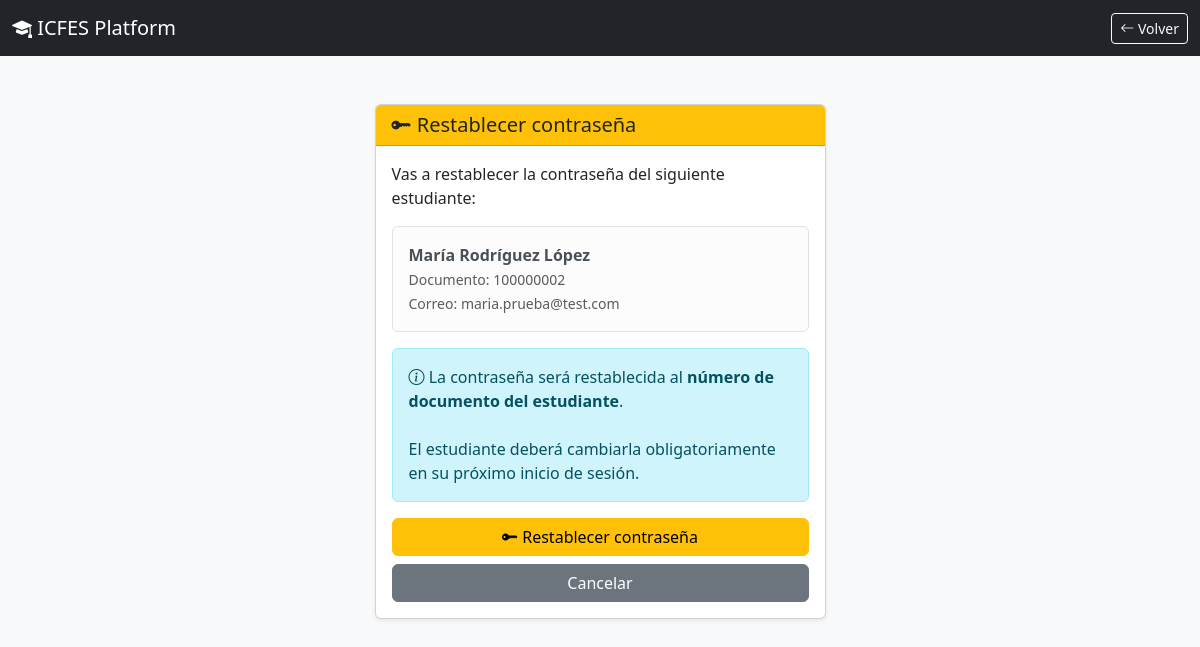
Screenshot of /admin/estudiantes/restablecer_password.php?id=4 (signed in) with the database file from the repository.
### tables this page shows
CREATE TABLE `usuarios` (
  `id_usuario` int(11) NOT NULL,
  `nombres` varchar(100) NOT NULL,
  `apellidos` varchar(100) NOT NULL,
  `correo` varchar(120) NOT NULL,
  `password` varchar(255) NOT NULL,
  `grado` enum('9','10','11') NOT NULL,
  `id_curso` int(11) DEFAULT NULL,
  `avatar` varchar(255) DEFAULT 'avatar_default.png',
  `id_avatar` int(11) DEFAULT 1,
  `puntos` int(11) DEFAULT 0,
  `nivel` int(11) DEFAULT 1,
  `fecha_registro` timestamp NOT NULL DEFAULT current_timestamp(),
  `numero_documento` varchar(20) NOT NULL,
  `id_rol` int(11) NOT NULL DEFAULT 2,
  `id_institucion` int(11) DEFAULT 1,
  `primer_ingreso` tinyint(1) DEFAULT 1,
  `estado` enum('Activo','Inactivo') DEFAULT 'Activo',
  `ultimo_acceso` datetime DEFAULT NULL,
  `fecha_cambio_password` datetime DEFAULT NULL,
  `ultimo_intento` datetime DEFAULT NULL
);

### admin/estudiantes/restablecer_password.php (the view, shortened to what this page needs)
<?php
require_once __DIR__ . "/../../includes/seguridad.php";
$id_usuario = (int) $_GET["id"];
try {
    $sql = "SELECT
                id_usuario,
                nombres,
                apellidos,
                numero_documento,
                correo,
                estado
            FROM usuarios
            WHERE id_usuario = :id
            AND id_rol = 2
            LIMIT 1";
    $stmt = $conexion->prepare($sql);
    $stmt->execute([
        ":id" => $id_usuario
    ]);
    $estudiante = $stmt->fetch();
} catch (PDOException $e) {
    die("Error al consultar el estudiante.");
}
?>
<!DOCTYPE html>
<html lang="es">
<head>
    <link
        href="https://cdn.jsdelivr.net/npm/bootstrap@5.3.3/dist/css/bootstrap.min.css"
        rel="stylesheet"
    >
    <link
        rel="stylesheet"
        href="https://cdn.jsdelivr.net/npm/bootstrap-icons@1.11.3/font/bootstrap-icons.min.css"
    >
</head>
<body class="bg-light">
<nav class="navbar navbar-dark bg-dark">
    <div class="container-fluid">
        <a
            href="../dashboard.php"
            class="navbar-brand"
        >
            <i class="bi bi-mortarboard-fill"></i>
            ICFES Platform
        </a>
        <a
            href="index.php"
            class="btn btn-outline-light btn-sm"
        >
            <i class="bi bi-arrow-left"></i>
            Volver
        </a>
    </div>
</nav>
<div class="container py-5">
    <div class="row justify-content-center">
        <div class="col-12 col-md-7 col-lg-5">
            <div class="card shadow-sm">
                <div class="card-header bg-warning">
                    <h5 class="mb-0">
                        <i class="bi bi-key-fill"></i>
                        Restablecer contraseña
                    </h5>
                </div>
                <div class="card-body">
                    <p>
                        Vas a restablecer la contraseña del siguiente estudiante:
                    </p>
                    <div class="alert alert-light border">
                        <strong>
                            <?= htmlspecialchars(
                                $estudiante["nombres"] . " " .
                                $estudiante["apellidos"]
                            ) ?>
                        </strong>
                        <br>
                        <small class="text-muted">
                            Documento:
                            <?= htmlspecialchars(
                                $estudiante["numero_documento"]
                            ) ?>
                        </small>
                        <br>
                        <small class="text-muted">
                            Correo:
                            <?= htmlspecialchars(
                                $estudiante["correo"]
                            ) ?>
                        </small>
                    </div>
                    <div class="alert alert-info">
                        <i class="bi bi-info-circle"></i>
                        La contraseña será restablecida al
                        <strong>número de documento del estudiante</strong>.
                        <br><br>
                        El estudiante deberá cambiarla
                        obligatoriamente en su próximo inicio de sesión.
                    </div>
                    <form method="POST">
                        <div class="d-grid gap-2">
                            <button
                                type="submit"
                                class="btn btn-warning"
                            >
                                <i class="bi bi-key-fill"></i>
                                Restablecer contraseña
                            </button>
                            <a
                                href="index.php"
                                class="btn btn-secondary"
                            >
                                Cancelar
                            </a>
                        </div>
                    </form>
                </div>
            </div>
        </div>
    </div>
</div>
</body>
</html>

### rows the page displays
usuarios: nombres+apellidos "María Rodríguez López", numero_documento "100000002", correo "maria.prueba@test.com"
